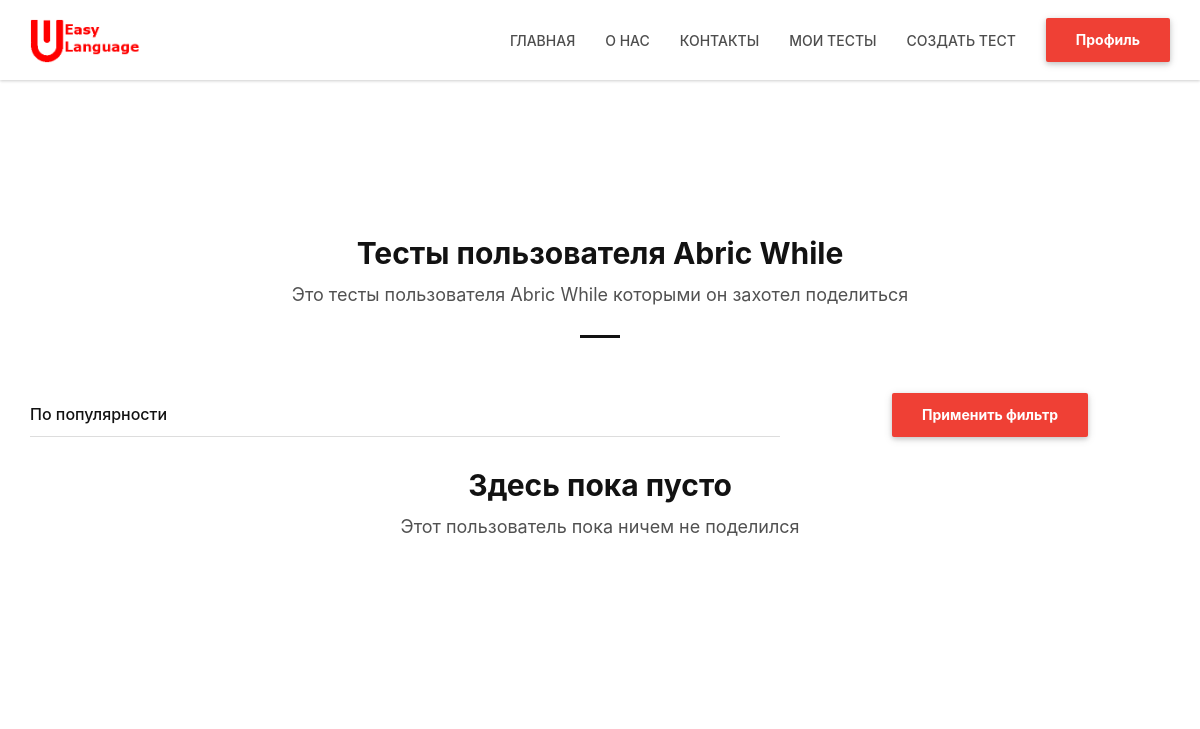
Before: /open_user_tests/ (signed in) with the older database file.
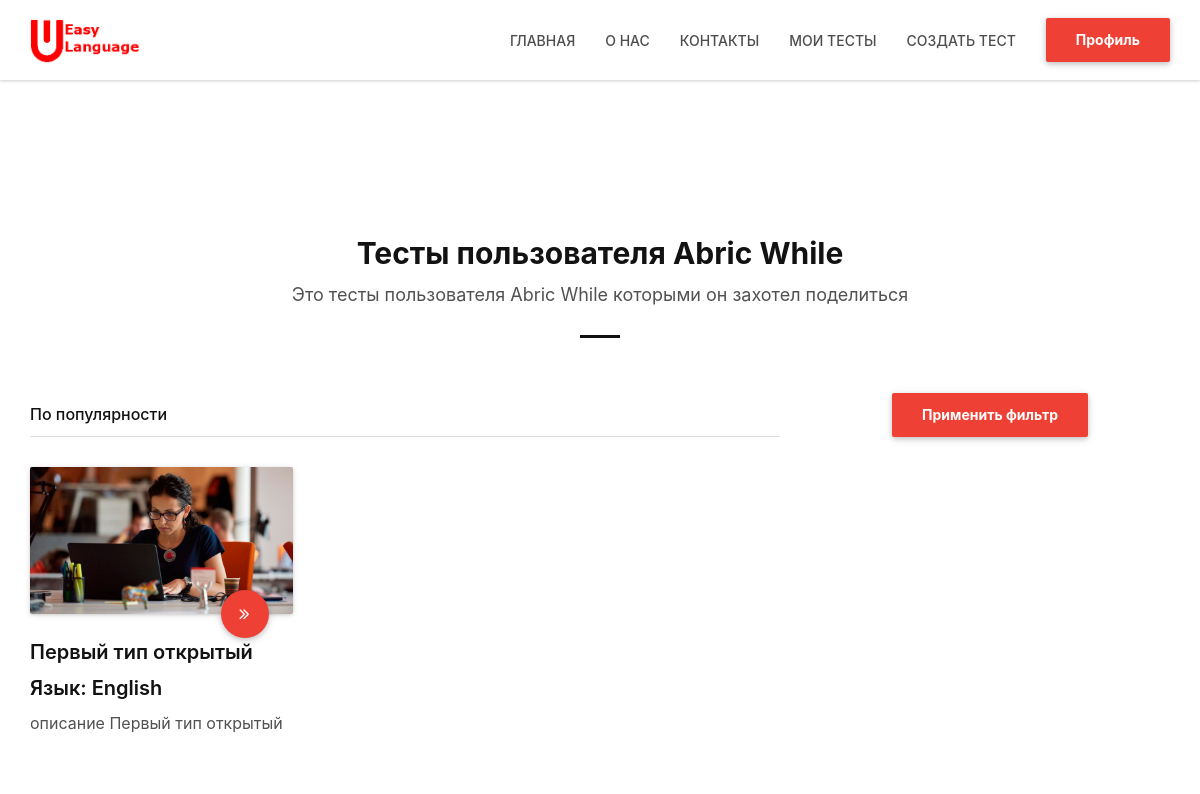
After: the same page with the newer database file.
### data/tests.py (models this page shows)
class Test(SqlAlchemyBase, SerializerMixin):
    __tablename__ = 'tests'
    id = sqlalchemy.Column(sqlalchemy.Integer,
                           primary_key=True, autoincrement=True)
    title = sqlalchemy.Column(sqlalchemy.String, nullable=True)
    title_picture = sqlalchemy.Column(sqlalchemy.String, nullable=True)
    type = sqlalchemy.Column(sqlalchemy.String, nullable=True)
    made_date = sqlalchemy.Column(sqlalchemy.DateTime,
                                  default=datetime.datetime.now)
    creator = sqlalchemy.Column(sqlalchemy.Integer,
                                sqlalchemy.ForeignKey("users.id"))
    language_id = sqlalchemy.Column(sqlalchemy.Integer,
                                    sqlalchemy.ForeignKey("categories.id"))
    open = sqlalchemy.Column(sqlalchemy.Boolean, nullable=True,
                             default=False)
    description = sqlalchemy.Column(sqlalchemy.String, nullable=True)
    data = sqlalchemy.Column(sqlalchemy.String, nullable=True, default='{}')
    language = orm.relation('Category')
    user = orm.relation('User')

### main.py (the view)
@application.route('/open_user_tests/', methods=['GET', 'POST'])
@application.route('/open_user_tests/<int:user_id>/', methods=['GET', 'POST'])
@application.route('/open_user_tests/<int:user_id>/<int:page_id>', methods=['GET', 'POST'])
def open_user_tests(user_id=1, page_id=1):
    if not current_user.is_authenticated:
        return redirect('/login')
    db_sess = db_session.create_session()
    user = db_sess.query(User).filter(User.id == current_user.get_id()).first()
    if request.method == 'POST':
        block_filter = {'По популярности': 0, 'По названию': 1, 'По дате (сначала старые)': 2,
                        'По дате (сначала новые)': 3}
        user.current_filter = block_filter[str(request.form).split('block_filter')[-1].split("'")[2]]
        db_sess.add(user)
        db_sess.commit()
    tests = db_sess.query(Test).filter(Test.creator == user_id).filter(Test.open == 1).all()
    if len(tests) // 12 + 1 < page_id:
        abort(404)
    languages = {}
    for i in db_sess.query(Category).all():
        languages[i.id] = i.name
    for i in tests:
        i.test_language = languages[i.language_id]
    if user.current_filter == 1:
        tests = sorted(tests, key=lambda x: int(x.name.split()[-1]))
    if len(tests) > 12 * page_id:
        next_page_id = page_id + 1
    else:
        next_page_id = 0
    if page_id > 1:
        previous_page_id = page_id - 1
    else:
        previous_page_id = 0
    author = db_sess.query(User).filter(User.id == user_id).first()
    if not author:
        abort(404)
    return render_template('open_user_tests.html', tests=tests[12 * (page_id - 1):12 * page_id],
                           current_filter=user.current_filter, page=[previous_page_id, next_page_id], author=author)

### data/db_session.py (called while the page is built)
def create_session() -> Session:
    global __factory
    return __factory()

### main.py (called while the page is built)
@login_manager.user_loader
def load_user(user_id):
    db_sess = db_session.create_session()
    return db_sess.query(User).get(user_id)

### templates/open_user_tests.html (shortened to what this page needs)
{% extends "main_form_design.html" %}
{% block content %}
    <div class="white-section section-lg-padding border-bottom">
        <div class="section-container">
            <div class="container">
                <div class="row">
                    <div class="title-block-container text-center">
                            <h2>Тесты пользователя {{ author.name }} {{ author.surname }}</h2>
                            <p>Это тесты пользователя {{ author.name }} {{ author.surname }} которыми он захотел поделиться</p>
                            <div class="line-separator"></div>
                        </div>
                    <div class="form-block-container text-center">
                        <form method="post" action="">
                            <div class="col-md-8">
                                <div class="form-group">
                                </div>
                            </div>
                            <div class="col-md-4">
                                <div class="form-group">
                                    <button type="submit" class="btn btn-lpbuilder wave-effect">Применить фильтр</button>
                                </div>
                            </div>
                        </form>
                    </div>
                    {% if tests %}
                        {% for test in tests %}
                            <div class="col-md-3 col-sm-6 content-block">
                                <div class="content-block-container" style="height: 333px;">
                                    <div class="image-block">
                                        <div class="image-block-container">
                                            <img src="{{ url_for('static', filename=test.title_picture) }}" alt="Image Block">
                                            <a href="/test_site/{{ test.id }}" title="Web design" class="btn-lpbuilder-circle btn-lpbuilder-circle-md wave-effect"><i class="fa fa-angle-double-right"></i></a>
                                        </div>
                                    </div>
                                    <h4>{{test.title}}</h4>
                                    <h4>Язык: {{test.test_language}}</h4>
                                    <p>{{test.description}}</p>
                                </div>
                            </div>
                        {% endfor %}
                        {% for test in range(4 - tests|length % 4) %}
                            <div class="col-md-3 col-sm-6 content-block">
                                <div class="content-block-container" style="height: 333px;">
                                </div>
                            </div>
                        {% endfor %}
                    {% else %}
                        <div class="title-block-container text-center">
                            <h2>Здесь пока пусто</h2>
                            <p>Этот пользователь пока ничем не поделился</p>
                        </div>
                    {% endif %}
                </div>
            </div>
        </div>
    </div>
{% endblock %}

Changed rows visible on the page:
added Test: title_picture (picture), title "Первый тип открытый", test_language "English", description "описание Первый тип открытый"
Other visible differences:
text no longer shown: "Здесь пока пусто Этот пользователь пока ничем не поделился"
